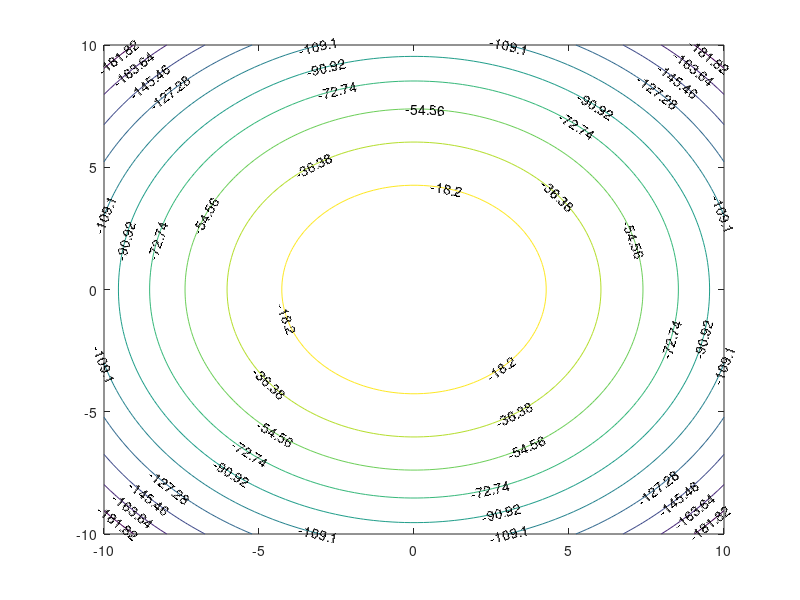

Here is the MATLAB script that generated this plot: (Note: this script raises an error after producing the figure.)
%
% Copyright (c) 2015, Yarpiz (www.yarpiz.com)
% All rights reserved. Please read the "license.txt" for license terms.
%
% Project Code: YPEA107
% Project Title: Implementation of Differential Evolution (DE) in MATLAB
% Publisher: Yarpiz (www.yarpiz.com)
% 
% Developer: S. Mostapha Kalami Heris (Member of Yarpiz Team)
% 
% Contact Info: sm.kalami@gmail.com, info@yarpiz.com
%

clc;
clear;
close all;
rng(20)

%% Problem Definition

CostFunction=@(x) Sphere(x);    % Cost Function

nVar=2;            % Number of Decision Variables

VarSize=[1 nVar];   % Decision Variables Matrix Size

VarMin=-10;          % Lower Bound of Decision Variables
VarMax= 10;          % Upper Bound of Decision Variables

%% DE Parameters

MaxIt=200;      % Maximum Number of Iterations

nPop=10;        % Population Size

beta_min=0.2;   % Lower Bound of Scaling Factor
beta_max=0.8;   % Upper Bound of Scaling Factor

pCR=1.0;        % Crossover Probability

%%Load grid
x = linspace(VarMin,VarMax); 
y = linspace(VarMin,VarMax);

[X,Y] = meshgrid(x,y);
Z = -X.^2 - Y.^2;

figure
s = contour(X,Y,Z,'ShowText','on');
%% Initialization

empty_individual.Position=[];
empty_individual.Cost=[];

BestSol.Cost=inf;

pop=repmat(empty_individual,nPop,1);
 [X Y] = meshgrid(-10:2 :10, -10:5:10);
 V = [X(:), Y(:)];
for i=1:nPop

    pop(i).Position=unifrnd(VarMin,VarMax,VarSize);
      % pop(i).Position=[V(i,1), V(i,2)]%unifrnd(VarMin,VarMax,VarSize);
     % pop(i).Position=unifrnd(-3,3,VarSize);

     pop(i).Cost=CostFunction(pop(i).Position);
    
    if pop(i).Cost<BestSol.Cost
        BestSol=pop(i);
    end
    
end

BestCost=zeros(MaxIt,1);

%% DE Main Loop

for it=1:MaxIt
    
    for i=1:nPop
       
        x=pop(i).Position;
         
        hold on
        A=randperm(nPop);
        
        A(A==i)=[];
        
        a=A(1);
        b=A(2);
        c=A(3);
        
             % Mutation
        %beta=unifrnd(beta_min,beta_max);
        beta=unifrnd(beta_min, beta_max,VarSize);
        beta= 0.5;
         
        y=pop(a).Position+beta*(pop(b).Position-pop(c).Position);
         for j=1:numel(x)
             rand = unifrnd(0, 1);
            if y(j) <  VarMin
                y(j)=VarMin + rand*(pop(a).Position(j) - VarMin);
            elseif y(j) >  VarMax
                                y(j)=VarMax- rand*(VarMax - pop(a).Position(j));
            end
         end
%                y=pop(a).Position;
%         y = max(y, VarMin);
% 		y = min(y, VarMax);
		
        % Crossover
        z=zeros(size(x));
        j0=randi(2);
        
        for j=1:2
             rand = unifrnd(0, 1);
            if j==j0 || rand<=pCR
                z(j)=y(j);
            else
                z(j)=x(j);
            end
        end
      % z=y;
       plot(z(1), z(2),'.black', 'MarkerSize',5);
        
        NewSol.Position=z;
        NewSol.Cost=CostFunction(NewSol.Position);
        
        %if NewSol.Cost<pop(i).Cost
           % pop(i)=NewSol;
            
            if pop(i).Cost<BestSol.Cost
               BestSol=pop(i);
            end
       % end
    end
    
    % Update Best Cost
    BestCost(it)=BestSol.Cost;
    
    % Show Iteration Information
   % disp(['Iteration ' num2str(it) ': Best Cost = ' num2str(BestCost(it))]);
    
end
xlabel('(c)')
%% Show Results

%figure;
%for i=1:nPop

%end

%plot(BestCost);
%semilogy(BestCost, 'LineWidth', 2);
%xlabel('Iteration');
%ylabel('Best Cost');
%grid on;
